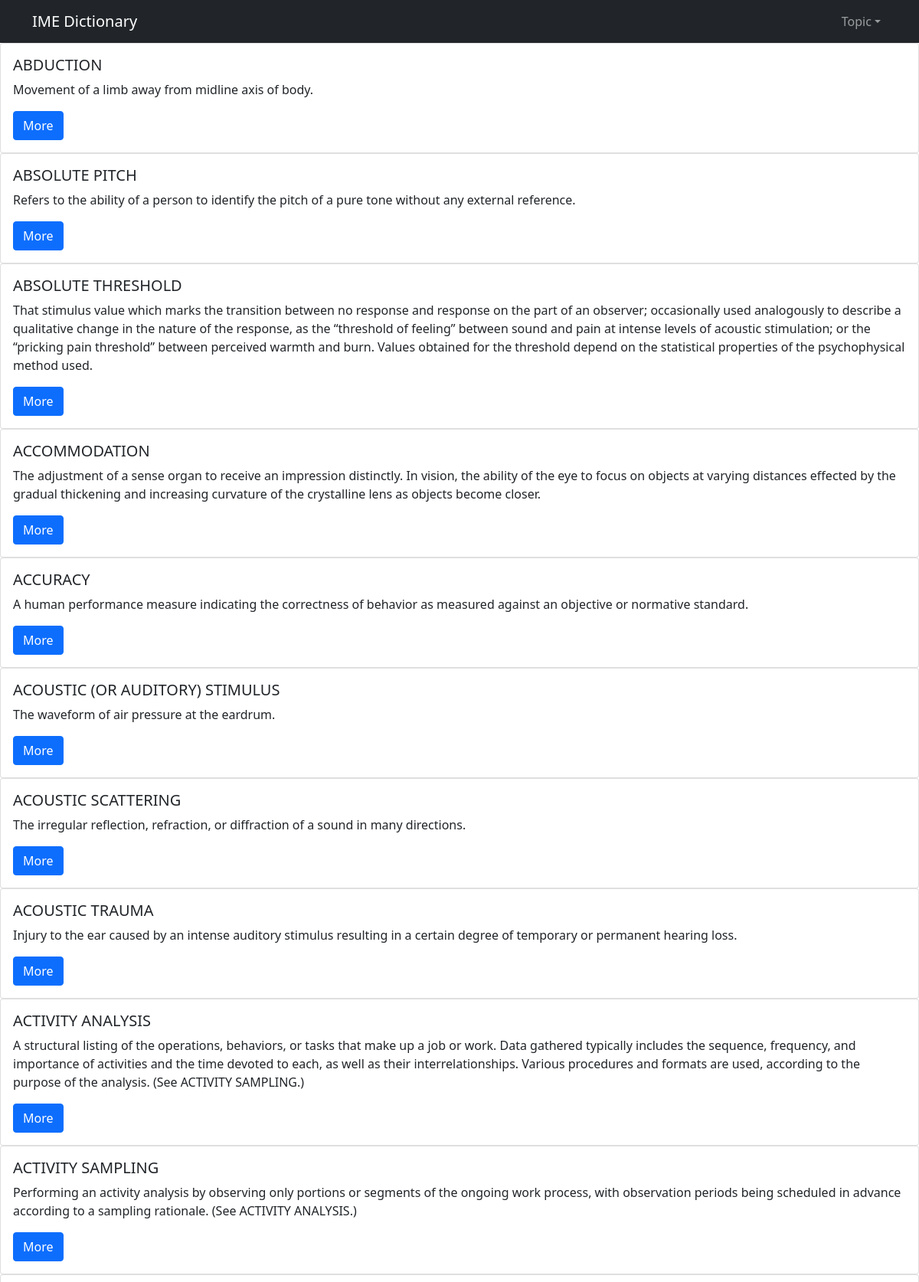
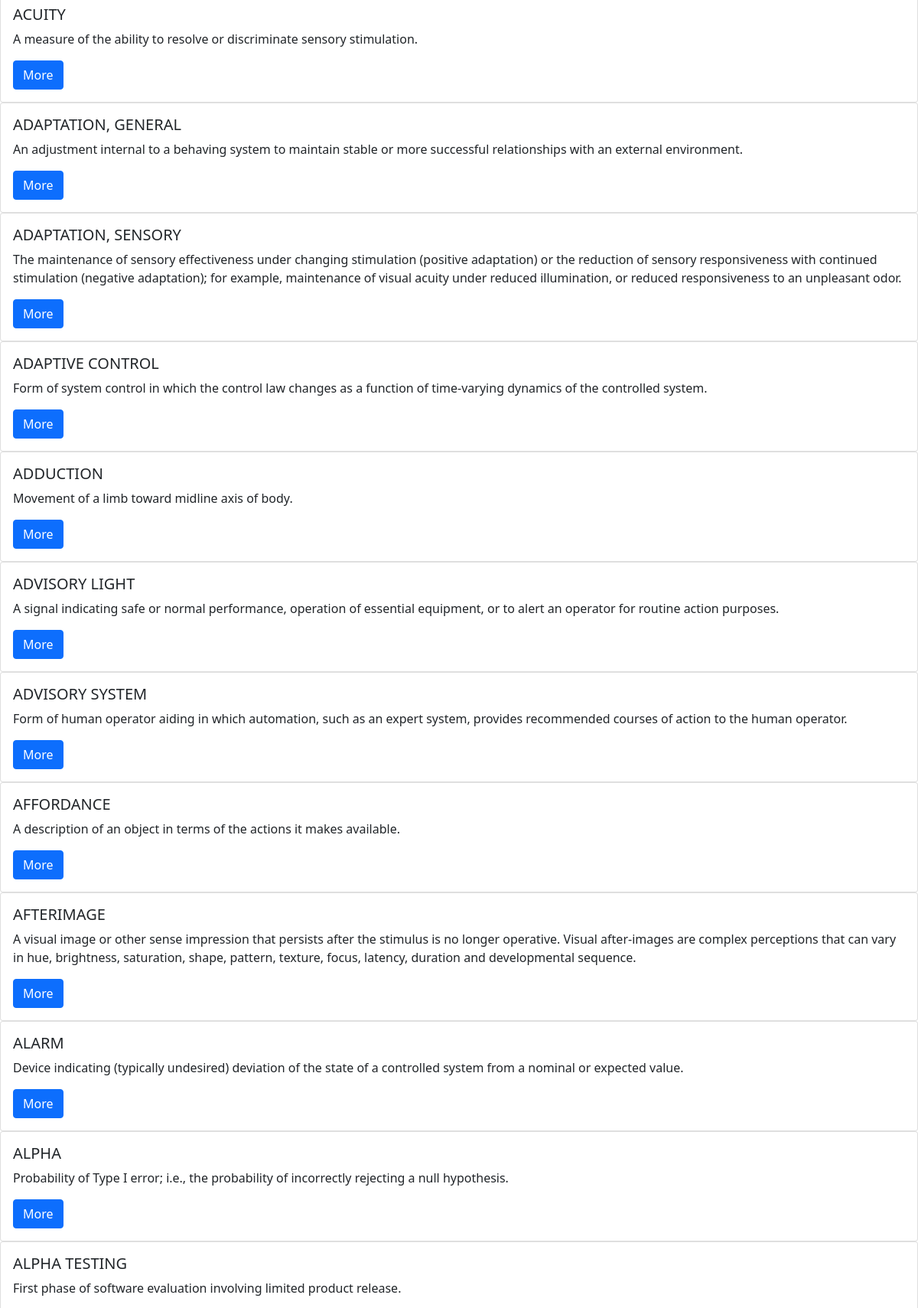
/Human (upper part), run on the app's committed database (2 pictures, top to bottom).
### cities/models.py (models this page shows, shortened)
class Human(models.Model):
    term = models.CharField(max_length=200)
    meaning = models.TextField()
    href = models.URLField(max_length=1000,null=True)
    firstkeyword = models.CharField(max_length=200,null=True)
    secondkeyword = models.CharField(max_length=200,null=True)
    lastkeyword = models.CharField(max_length=200,null=True)

### cities/views.py (the view)
# urls.py: path('Human', myHuman, name="Human"), # Human
def myHuman(request):
    Humans = Human.objects.all()
    context = {
        'Humans' : Humans,
    }
    return render(request, 'detail/Human_main.html', context)

### cities/templates/detail/Human_main.html (shortened to what this page needs)
{% load static %}
<!DOCTYPE html>
<html lang="en">
	<head>
		<link href="{% static 'css/styles.css' %}" rel="stylesheet" />
		<link href="{% static 'css/search.css' %}" rel="stylesheet" />
	</head>
  <body>
	  <nav class="navbar navbar-expand-lg navbar-dark bg-dark">
		  <div class="container">
			  <a class="navbar-brand" href="#">IME Dictionary </a>
			  <div class="collapse navbar-collapse" id="navbarSupportedContent">
				  <ul class="navbar-nav ms-auto mb-2 mb-lg-0">
					  <li class="nav-item dropdown">
						  <a class="nav-link dropdown-toggle" id="navbarDropdown" href="#" role="button" data-bs-toggle="dropdown" aria-haspopup="true" aria-expanded="false">Topic</a>
					  </li>
				  </ul>
			  </div>
		  </div>
	  </nav>
	  {% for i in Humans.all %}
	  <div class="card">
		  <div class="card-body">
			  <h5 class="card-title">{{i.term}}</h5>
			  <p class="card-text">{{i.meaning}}</p>
			  <a href="{% url 'Humans'  i.id %}" class="btn btn-primary">More</a>
		  </div>
	  </div>
	  {% endfor %}
  </body>
</html>

### cities/static/css/search.css (style rules this page uses)
body { margin: 0; padding: 0; background: white; }

### data on the page
Human: term "ABDUCTION", meaning "Movement of a limb away from midline axis of body."
Human: term "ABSOLUTE PITCH", meaning "Refers to the ability of a person to identify the pitch of a pure tone without any external reference."
Human: term "ABSOLUTE THRESHOLD", meaning "That stimulus value which marks the transition between no response and response on the part of an observer; occasionally used analogously to describe a qualitative change in the nature of the response, as the “threshold of feeling” between sound and pain at intense levels of acoustic stimulation; or the “pricking pain threshold” between perceived warmth and burn. Values obtained for the threshold depend on the statistical properties of the psychophysical method used."
Human: term "ACCOMMODATION", meaning "The adjustment of a sense organ to receive an impression distinctly. In vision, the ability of the eye to focus on objects at varying distances effected by the gradual thickening and increasing curvature of the crystalline lens as objects become closer."
Human: term "ACCURACY", meaning "A human performance measure indicating the correctness of behavior as measured against an objective or normative standard."
Human: term "ACOUSTIC (OR AUDITORY) STIMULUS", meaning "The waveform of air pressure at the eardrum."
Human: term "ACOUSTIC SCATTERING", meaning "The irregular reflection, refraction, or diffraction of a sound in many directions."
Human: term "ACOUSTIC TRAUMA", meaning "Injury to the ear caused by an intense auditory stimulus resulting in a certain degree of temporary or permanent hearing loss."
Human: term "ACTIVITY ANALYSIS", meaning "A structural listing of the operations, behaviors, or tasks that make up a job or work. Data gathered typically includes the sequence, frequency, and importance of activities and the time devoted to each, as well as their interrelationships. Various procedures and formats are used, according to the purpose of the analysis. (See ACTIVITY SAMPLING.)"
Human: term "ACTIVITY SAMPLING", meaning "Performing an activity analysis by observing only portions or segments of the ongoing work process, with observation periods being scheduled in advance according to a sampling rationale. (See ACTIVITY ANALYSIS.)"
Human: term "ACUITY", meaning "A measure of the ability to resolve or discriminate sensory stimulation."
Human: term "ADAPTATION, GENERAL", meaning "An adjustment internal to a behaving system to maintain stable or more successful relationships with an external environment."
Human: term "ADAPTATION, SENSORY", meaning "The maintenance of sensory effectiveness under changing stimulation (positive adaptation) or the reduction of sensory responsiveness with continued stimulation (negative adaptation); for example, maintenance of visual acuity under reduced illumination, or reduced responsiveness to an unpleasant odor."
Human: term "ADAPTIVE CONTROL", meaning "Form of system control in which the control law changes as a function of time-varying dynamics of the controlled system."
Human: term "ADDUCTION", meaning "Movement of a limb toward midline axis of body."
Human: term "ADVISORY LIGHT", meaning "A signal indicating safe or normal performance, operation of essential equipment, or to alert an operator for routine action purposes."
Human: term "ADVISORY SYSTEM", meaning "Form of human operator aiding in which automation, such as an expert system, provides recommended courses of action to the human operator."
Human: term "AFFORDANCE", meaning "A description of an object in terms of the actions it makes available."
Human: term "AFTERIMAGE", meaning "A visual image or other sense impression that persists after the stimulus is no longer operative. Visual after-images are complex perceptions that can vary in hue, brightness, saturation, shape, pattern, texture, focus, latency, duration and developmental sequence."
Human: term "ALARM", meaning "Device indicating (typically undesired) deviation of the state of a controlled system from a nominal or expected value."
Human: term "ALPHA", meaning "Probability of Type I error; i.e., the probability of incorrectly rejecting a null hypothesis."
Human: term "ALPHA TESTING", meaning "First phase of software evaluation involving limited product release."
